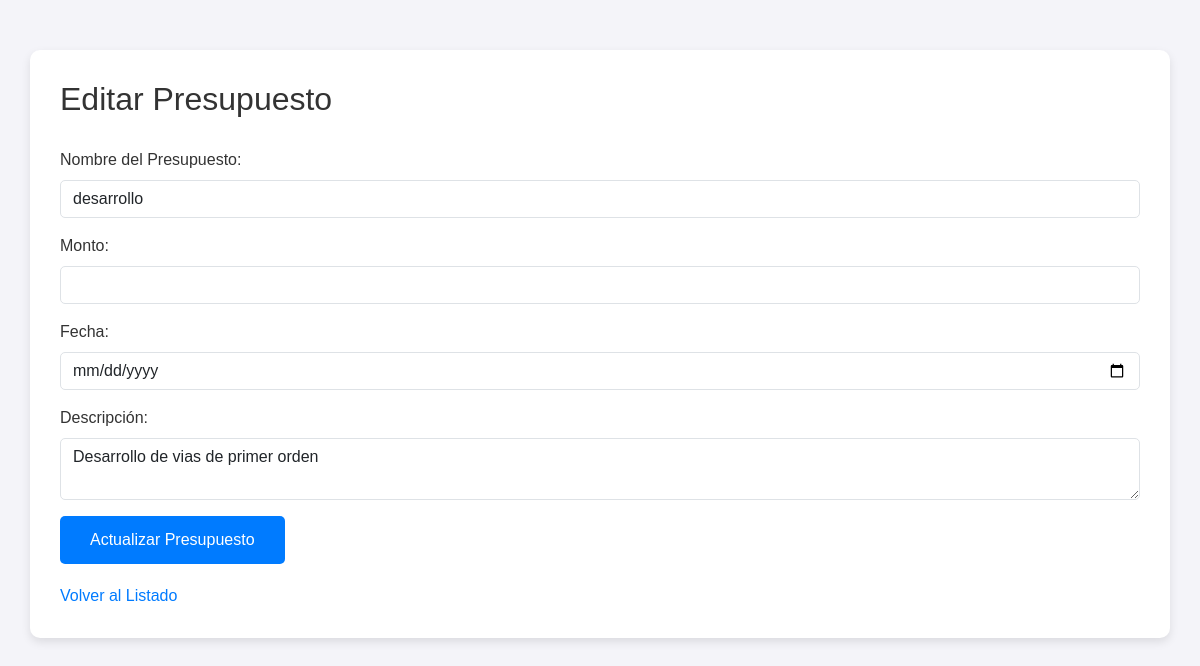
The page /editar/presupuesto/1/ on the database its author committed.
### Aplicaciones/Obras/models.py (models this page shows, shortened)
class Presupuesto(models.Model):
    nombre = models.CharField(max_length=200)
    monto = models.DecimalField(max_digits=10, decimal_places=2)
    fecha = models.DateField()
    descripcion = models.TextField()

### Aplicaciones/Obras/views.py (the view, shortened to what this page needs)
# urls.py: path('editar/presupuesto/<int:pk>/', views.editar_presupuesto, name='editar_presupuesto'),
def editar_presupuesto(request, pk):
    presupuesto = Presupuesto.objects.filter(pk=pk).first()
    if not presupuesto:
        return redirect('listar_presupuestos')
    return render(request, 'editar_presupuesto.html', {'presupuesto': presupuesto})

### Aplicaciones/Obras/templates/editar_presupuesto.html (shortened to what this page needs)
<!DOCTYPE html>
<html lang="es">
<head>
    <link href="https://cdn.jsdelivr.net/npm/bootstrap@5.3.0/dist/css/bootstrap.min.css" rel="stylesheet">
</head>
<body>
    <div class="container">
        <h2>Editar Presupuesto</h2>
        <form method="POST">
            <div class="mb-3">
                <label for="nombre" class="form-label">Nombre del Presupuesto:</label>
                <input type="text" name="nombre" id="nombre" class="form-control" value="{{ presupuesto.nombre }}" required>
            </div>
            <div class="mb-3">
                <label for="monto" class="form-label">Monto:</label>
                <input type="number" name="monto" id="monto" class="form-control" value="{{ presupuesto.monto }}" step="0.01" required>
            </div>
            <div class="mb-3">
                <label for="fecha" class="form-label">Fecha:</label>
                <input type="date" name="fecha" id="fecha" class="form-control" value="{{ presupuesto.fecha }}" required>
            </div>
            <div class="mb-3">
                <label for="descripcion" class="form-label">Descripción:</label>
                <textarea name="descripcion" id="descripcion" class="form-control" required>{{ presupuesto.descripcion }}</textarea>
            </div>
            <button type="submit" class="btn-submit">Actualizar Presupuesto</button>
        </form>
        <a href="{% url 'listar_presupuestos' %}" class="back-link">Volver al Listado</a>
    </div>
</body>
</html>

### Aplicaciones/Obras/templates/editar_presupuesto.html (style rules this page uses)
body { font-family: 'Arial', sans-serif; background-color: #f4f4f9; color: #333; }
.container { margin-top: 50px; padding: 30px; background-color: white; border-radius: 10px; box-shadow: 0 4px 10px rgba(0, 0, 0, 0.1); }
h2 { font-size: 2rem; margin-bottom: 30px; color: #333; }
label { font-size: 1rem; color: #333; }
.form-control { border-radius: 5px; margin-bottom: 15px; }
.btn-submit { padding: 12px 30px; background-color: #007bff; color: white; border: none; border-radius: 5px; font-size: 1rem; cursor: pointer; }
.back-link { display: block; margin-top: 20px; color: #007bff; text-decoration: none; }

### rows shown on the page
Presupuesto: nombre "desarrollo", descripcion "Desarrollo de vias de primer orden"
